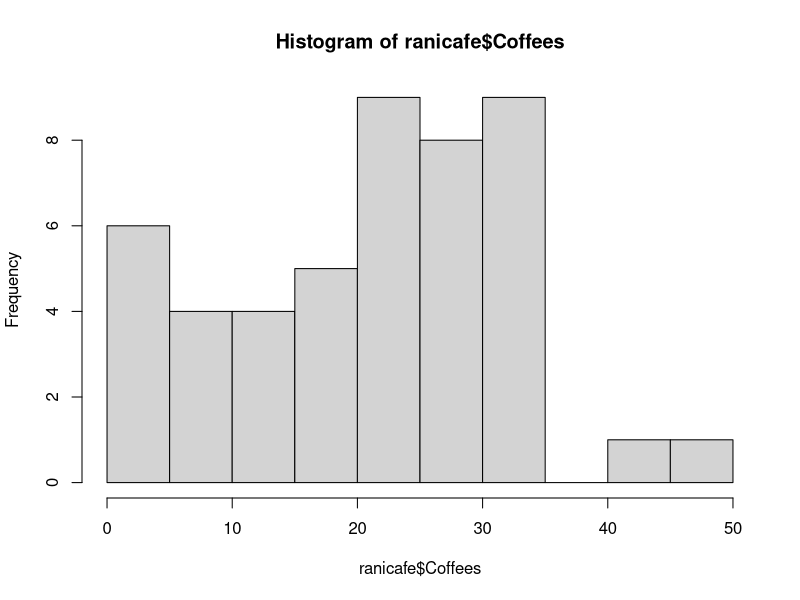
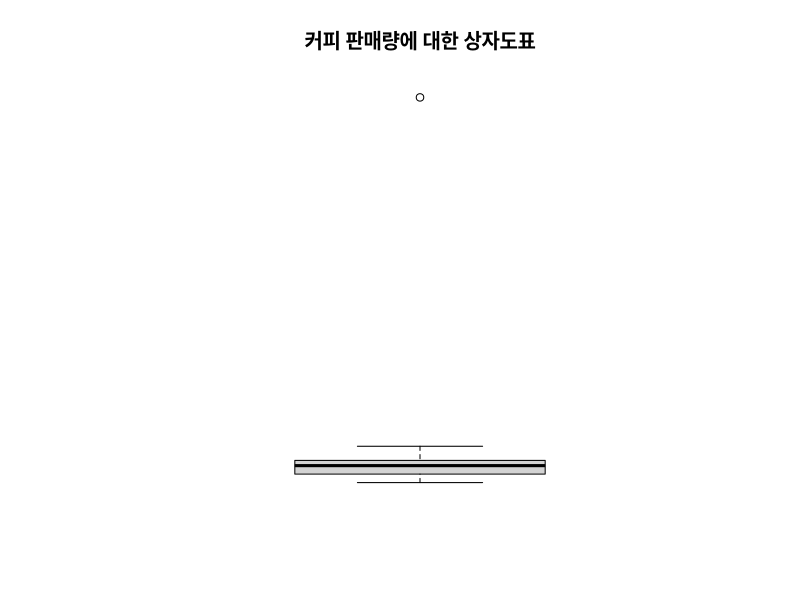
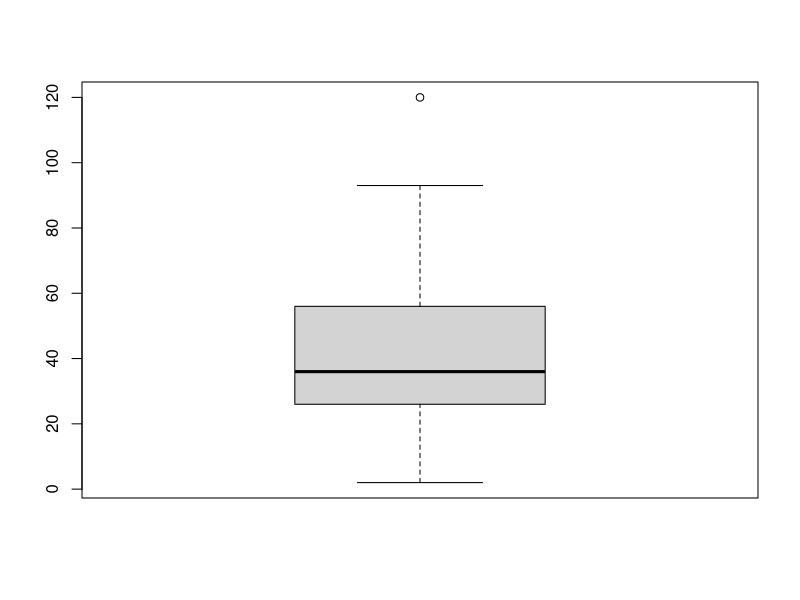

Write R code to recreate these figures, in order.
#2.모수와 통계량
setwd('D:/Workspace/R-statistics/ch02')
ranicafe<-read.csv('cafedata.csv',stringsAsFactors = F)
str(ranicafe)
head(ranicafe)
summary(ranicafe)
dim(ranicafe)

ranicafe$Coffees<-as.numeric(ranicafe$Coffees)
sort(ranicafe$Coffees)#factor로 읽힘 
sort(ranicafe$Coffees)[1] #최소값
sort(ranicafe$Coffees, decreasing = T)
sort(ranicafe$Coffees, decreasing = T)[1] #최대값
min(ranicafe$Coffees, na.rm=T)
max(ranicafe$Coffees, na.rm=T)

#대표값
stem(ranicafe$Coffees) #최빈값
hist(ranicafe$Coffees) 
table(ranicafe$Coffees)

#평균과 중앙값
rc<-ranicafe$Coffees
length(rc)
weight<- 1/(length(rc) -1) #NA개수를 빼줘야함 
weight
sum(rc*weight, na.rm=T)#평균
mean(rc, na.rm = T)
rc[rc=max(rc, na.rm=T)]<-480
mean(rc, na.rm=T)



length(rc)
median.idx<-(1+length(rc)-1)/2
median.idx
sort(rc)[median.idx] #중앙값
rc
median(rc, na.rm = T)

#표준편차 구하기
height<-c(164, 166, 168, 170, 172, 174, 176)
(height.m<-mean(height))
height-height.m
(height.dev<-height-height.m)
sum(height.dev)

(height.dev2<-height.dev^2)
sum(height.dev2)
length(height)
variance<-sum(height.dev2)/length(height) #분산
variance
sqrt(variance)#제곱근 계산 
standard_deviation<-sqrt(variance)# 표준편차 
standard_deviation

mean(height)
var(height)
sd(height)#표본집단 n-1

# 사분위수
quantile(rc, na.rm=T)
qs<-quantile(rc, na.rm=T)
qs
qs[4]-qs[2]        #3분위수-1분위수=IQR(interquantile range)
IQR(rc, na.rm=T)
bp<-boxplot(rc, main='커피 판매량에 대한 상자도표', axes=F)

#이상치
boxplot(cars$dist)
qs<-quantile(cars$dist)
qs
iqr<-qs[4]-qs[2]
iqr
qs[4]+1.5*iqr 
upperLimit<-qs[4]+1.5*iqr 
lowerLimit<-qs[2]-1.5*iqr
lowerLimit; upperLimit
cars$dist[cars$dist>upperLimit] #이상치
cars$dist[cars$dist<lowerLimit]
